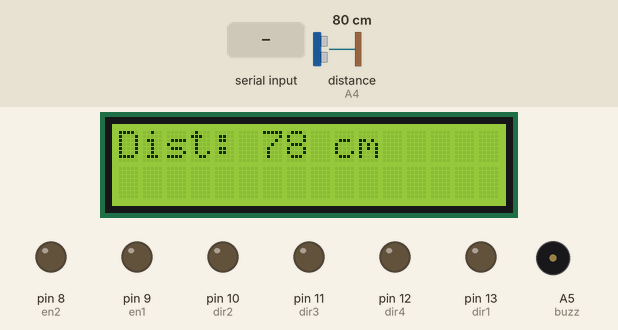
The sketch below on a simulated Arduino Uno, built with avr-gcc and run on an emulated ATmega328P. Shown: 16×2 character LCD, output pins drawn as LEDs (lit = HIGH), buzzer (waves = sounding, pin HIGH). Wiring (inferred from the names in the program): ultrasonic range finder: trigger A3; echo A4. Inputs (shaded band) come from the test bench; at power-on: distance to the obstacle (sensor on A4) 80 cm. The echo pulse lasts 58.3 µs per cm; pins used as bus, display or sensor lines are not drawn.

Above: at 3.3 s.
3.4 s: distance to the obstacle (sensor on A4) set to 13 cm
At 4.7 s:
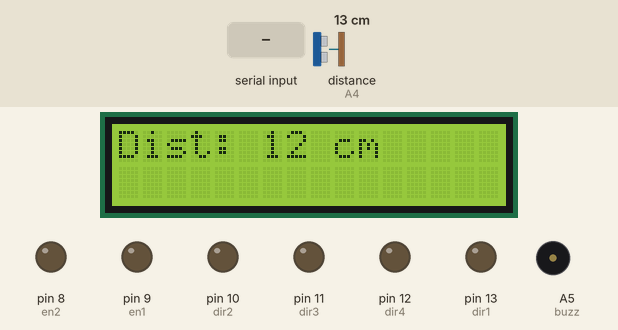
5.0 s: distance to the obstacle (sensor on A4) set to 10 cm
At 6.0 s:
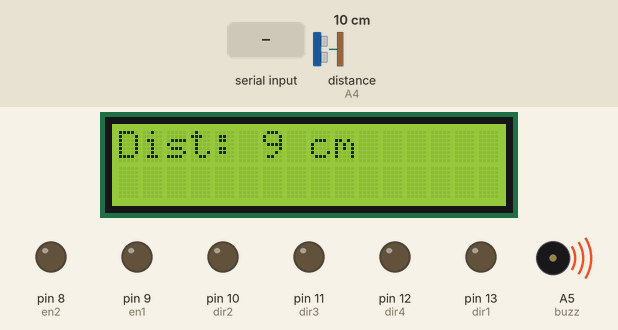
6.8 s: "1" received over Serial
At 7.9 s:
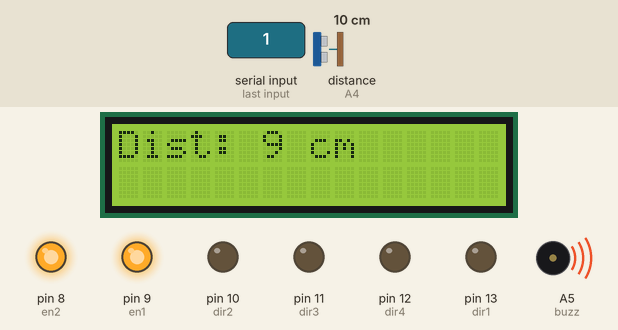
8.3 s: byte 72 ('H') received over Serial
At 8.54 s:
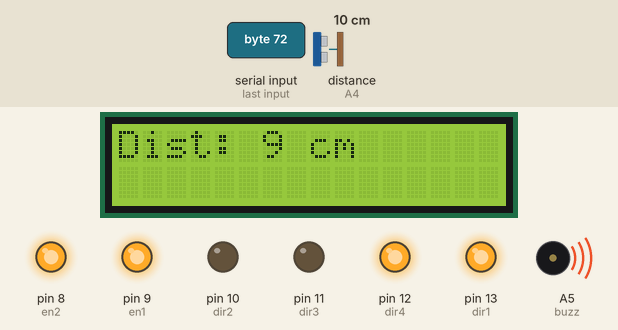
10.1 s: byte 71 ('G') received over Serial
At 10.37 s:
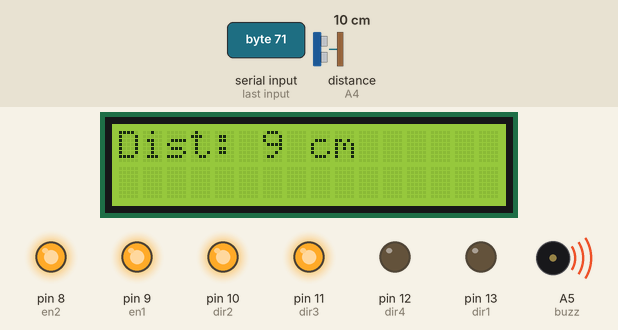
11.9 s: distance to the obstacle (sensor on A4) set to 18 cm
At 12.6 s:
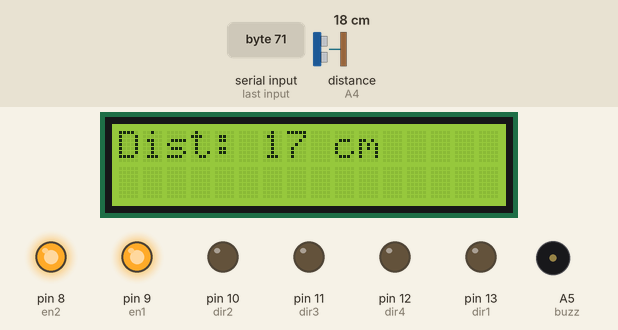
Timing chart, 0 to 14.7 s (numbered marks = the images above; inputs shaded):
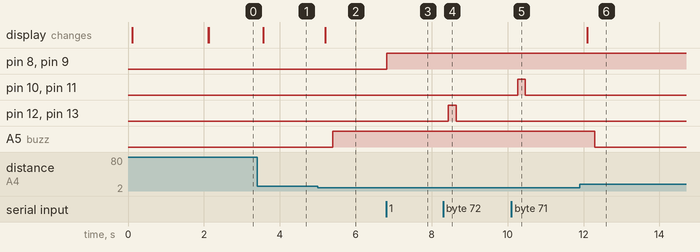

Measured:
- the behaviour switches between 12 and 11 cm on distance to the obstacle (sensor on A4) (found by bisection; images 1 and 2)
- after the input at 3.4 s, the display: changes after 0.17 s (image 1)
- after the input at 5.0 s, A5 (buzz): LOW → HIGH after 0.40 s; the display: changes after 0.20 s (image 2)
- after the input at 6.8 s, pin 8 (en2), pin 9 (en1): LOW → HIGH at once
- after the input at 8.3 s, pin 12 (dir4), pin 13 (dir1): LOW → HIGH after 0.14 s, → LOW 0.20 s later
- after the input at 10.1 s, pin 10 (dir2), pin 11 (dir3): LOW → HIGH after 0.17 s, → LOW 0.20 s later
- after the input at 11.9 s, A5 (buzz): HIGH → LOW after 0.40 s; the display: changes after 0.20 s (image 6)

The sketch:

Rc_Car.ino
```cpp
#include <LiquidCrystal.h>

// ====== Pins ======
#define dir4 12
#define dir3 11
#define en2 8
#define dir2 10
#define dir1 13
#define en1 9

#define buzz A5
#define echo A4
#define trig A3

#define rs 7
#define en 6
#define d4 5
#define d5 4
#define d6 3
#define d7 2

// ====== LCD ======
LiquidCrystal lcd(rs, en, d4, d5, d6, d7);

// ====== Variables ======
bool is_working = false;
char state;
int speed = 255;

long duration;
int distance;

unsigned long lastBuzz = 0;

// ====== Setup =======
void setup() {
  Serial.begin(9600);

  pinMode(en1 , OUTPUT);
  pinMode(dir1 , OUTPUT);
  pinMode(dir2 , OUTPUT);
  pinMode(en2 , OUTPUT);
  pinMode(dir3 , OUTPUT);
  pinMode(dir4 , OUTPUT);

  pinMode(trig , OUTPUT);
  pinMode(echo , INPUT);
  pinMode(buzz , OUTPUT);

  // LCD
  lcd.begin(16,2);
  delay(50);
  lcd.print("Hello");
  delay(2000);
  lcd.clear();
}

// ====== Ultrasonic ======
int getDistance() {
  digitalWrite(trig, LOW);
  delayMicroseconds(2);

  digitalWrite(trig, HIGH);
  delayMicroseconds(10);
  digitalWrite(trig, LOW);

  duration = pulseIn(echo, HIGH);
  return duration * 0.034 / 2;
}

// ====== Loop ======
void loop() {

  distance = getDistance();
  if(distance != 1193)
  {
  // LCD display
  lcd.setCursor(0,0);
  lcd.print("Dist: ");
  lcd.print(distance);
  lcd.print(" cm   ");
  }
  else
  {
  lcd.setCursor(0,0);
  lcd.print("Out Of Range");
  }
  delay (200);
  // ====== Safety ======
  if(distance <= 10) {
    Stop();
    digitalWrite(buzz, HIGH);
  }
  else if(distance <= 8) {
    int interval = map(distance, 5, 8, 100, 500);

    if(millis() - lastBuzz > interval) {
      digitalWrite(buzz, !digitalRead(buzz));
      lastBuzz = millis();
    }
  }
  else {
    digitalWrite(buzz, LOW);
  }

  // ====== Control ======
  if(Serial.available()){
    state = Serial.read();

    switch (state)
    {
      case '1': is_working = true; ON_OFF(true); break;
      case '2': is_working = false; ON_OFF(false); break;

      case '3': digitalWrite(buzz , HIGH); break;
      case '4': digitalWrite(buzz , LOW); break;

      case 'D': if(is_working && distance > 10) Forward(); break;
      case 'U': if(is_working) Backward(); break;
      case 'R': if(is_working) TurnRight(); break;
      case 'L': if(is_working) TurnLeft(); break;

      case 'T': if(is_working){ Forward(); TurnLeft(); } break;
      case 'F': if(is_working){ Forward(); TurnRight(); } break;
      case 'H': if(is_working){ Backward(); TurnLeft(); } break;
      case 'G': if(is_working){ Backward(); TurnRight(); } break;

      default: Stop();
    }
  }
}

// ====== Movement ======
void Forward() {
  digitalWrite(dir1 , HIGH);
  digitalWrite(dir3 , HIGH);
  digitalWrite(dir2 , LOW);
  digitalWrite(dir4 , LOW);
}

void Backward() {
  digitalWrite(dir2 , HIGH);
  digitalWrite(dir4 , HIGH);
  digitalWrite(dir3 , LOW);
  digitalWrite(dir1 , LOW);
}

void TurnRight () {
  digitalWrite(dir2 , HIGH);
  digitalWrite(dir3 , HIGH);
  digitalWrite(dir1 , LOW);
  digitalWrite(dir4 , LOW);
}

void TurnLeft () {
  digitalWrite(dir1 , HIGH);
  digitalWrite(dir4 , HIGH);
  digitalWrite(dir3 , LOW);
  digitalWrite(dir2 , LOW);
}

void Stop() {
  digitalWrite(dir1 , LOW);
  digitalWrite(dir2 , LOW);
  digitalWrite(dir3 , LOW);
  digitalWrite(dir4 , LOW);
}

// ====== Power ======
void ON_OFF(bool state) {
  if (state) {
    analogWrite(en1, 255);
    analogWrite(en2, 255);
  } else {
    digitalWrite(en1, LOW);
    digitalWrite(en2 , LOW);
  }
}
```
